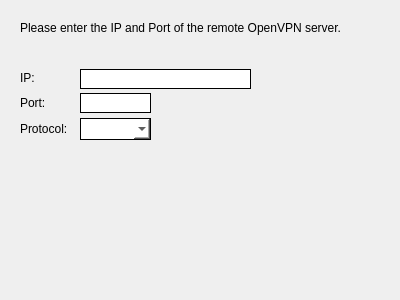
<?xml version="1.0" encoding="UTF-8"?>
<ui version="4.0">
 <class>RemotePage</class>
 <widget class="QWizardPage" name="RemotePage">
  <property name="geometry">
   <rect>
    <x>0</x>
    <y>0</y>
    <width>400</width>
    <height>300</height>
   </rect>
  </property>
  <property name="windowTitle">
   <string>WizardPage</string>
  </property>
  <property name="title">
   <string>Remote Settings</string>
  </property>
  <property name="subTitle">
   <string>Specify the remote settings of the connection.</string>
  </property>
  <widget class="QLabel" name="label">
   <property name="geometry">
    <rect>
     <x>20</x>
     <y>20</y>
     <width>371</width>
     <height>16</height>
    </rect>
   </property>
   <property name="text">
    <string>Please enter the IP and Port of the remote OpenVPN server.</string>
   </property>
  </widget>
  <widget class="QLabel" name="label_2">
   <property name="geometry">
    <rect>
     <x>20</x>
     <y>70</y>
     <width>51</width>
     <height>16</height>
    </rect>
   </property>
   <property name="text">
    <string>IP:</string>
   </property>
  </widget>
  <widget class="QLabel" name="label_3">
   <property name="geometry">
    <rect>
     <x>20</x>
     <y>95</y>
     <width>41</width>
     <height>16</height>
    </rect>
   </property>
   <property name="text">
    <string>Port:</string>
   </property>
  </widget>
  <widget class="QLabel" name="label_4">
   <property name="geometry">
    <rect>
     <x>20</x>
     <y>122</y>
     <width>46</width>
     <height>14</height>
    </rect>
   </property>
   <property name="text">
    <string>Protocol:</string>
   </property>
  </widget>
  <widget class="QLineEdit" name="txtRemoteIP">
   <property name="geometry">
    <rect>
     <x>80</x>
     <y>69</y>
     <width>171</width>
     <height>20</height>
    </rect>
   </property>
   <property name="styleSheet">
    <string notr="true">:enabled {border: 1px solid black; background-color: rgb(255, 255, 255);}
:disabled {border: 1px solid black; background-color: rgb(195, 195, 195);}
:hover {border: 1px solid red; }</string>
   </property>
  </widget>
  <widget class="QLineEdit" name="txtRemotePort">
   <property name="geometry">
    <rect>
     <x>80</x>
     <y>93</y>
     <width>71</width>
     <height>20</height>
    </rect>
   </property>
   <property name="styleSheet">
    <string notr="true">:enabled {border: 1px solid black; background-color: rgb(255, 255, 255);}
:disabled {border: 1px solid black; background-color: rgb(195, 195, 195);}
:hover {border: 1px solid red; }</string>
   </property>
  </widget>
  <widget class="QComboBox" name="cmbRemoteProtocol">
   <property name="geometry">
    <rect>
     <x>80</x>
     <y>118</y>
     <width>71</width>
     <height>22</height>
    </rect>
   </property>
   <property name="styleSheet">
    <string notr="true">:enabled {border: 1px solid black; background-color: rgb(255, 255, 255);}
:disabled {border: 1px solid black; background-color: rgb(195, 195, 195);}
:hover {border: 1px solid red; }</string>
   </property>
  </widget>
 </widget>
 <resources/>
 <connections/>
</ui>
